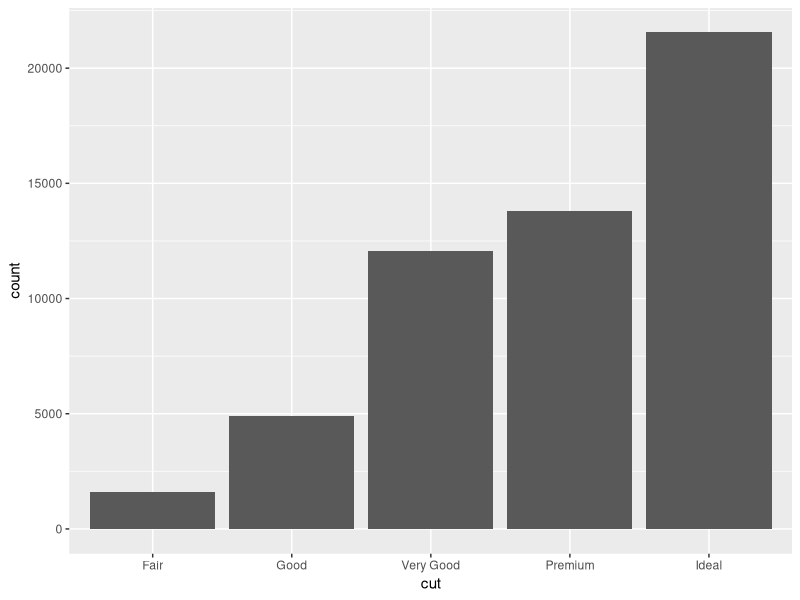
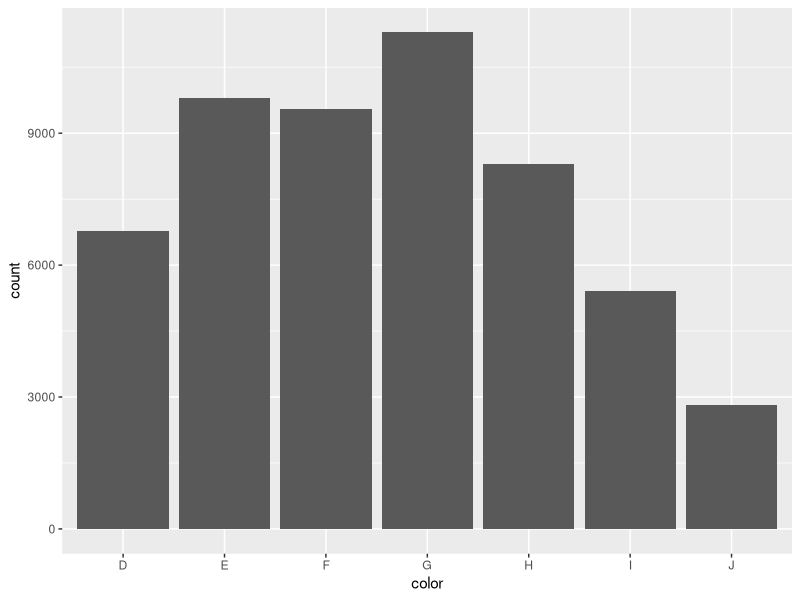
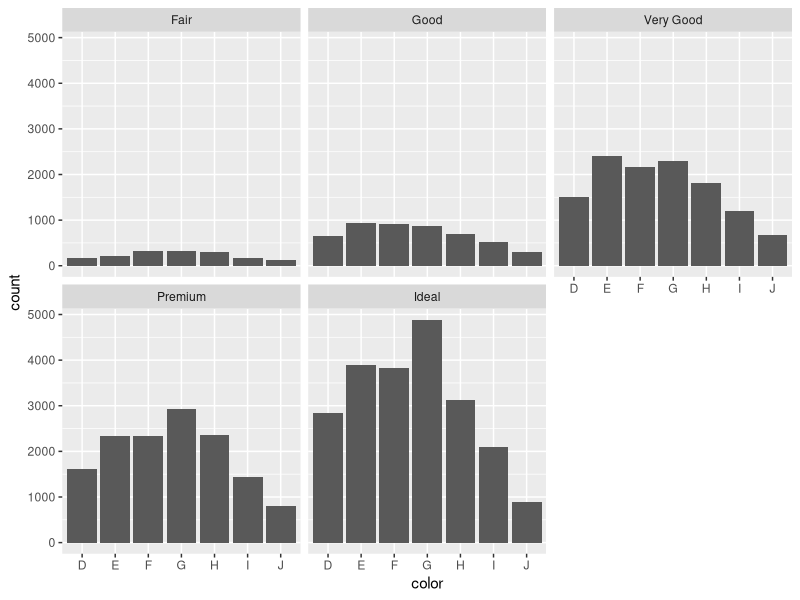
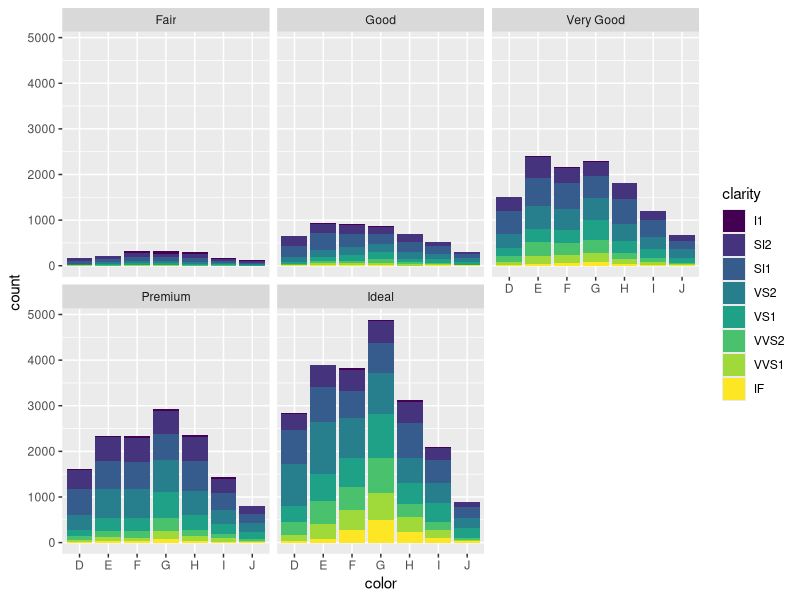
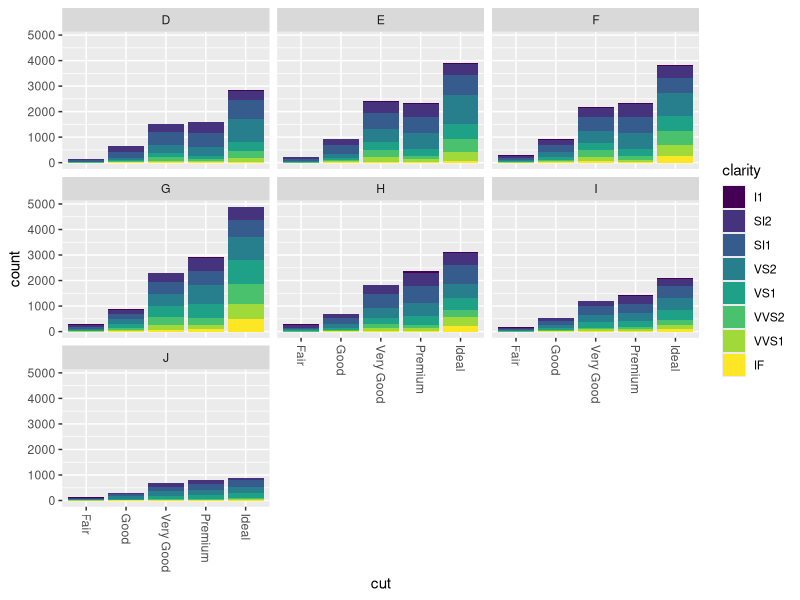
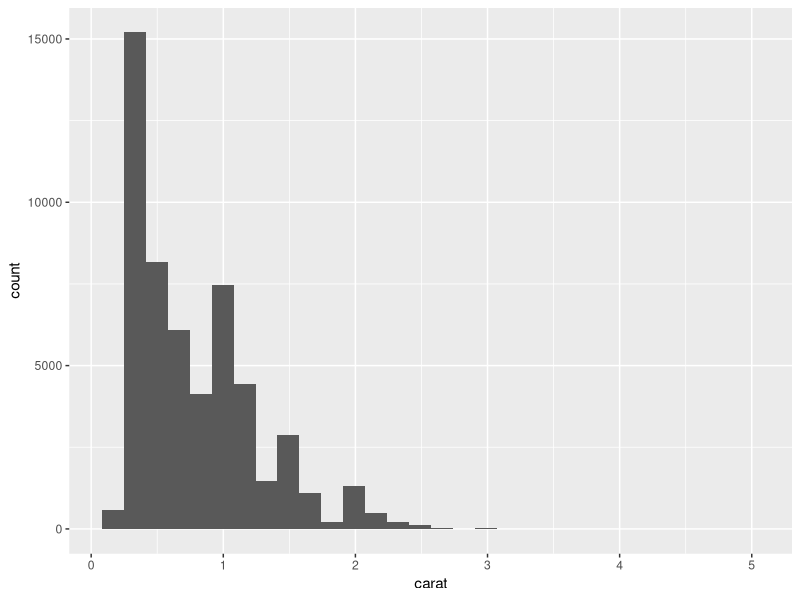
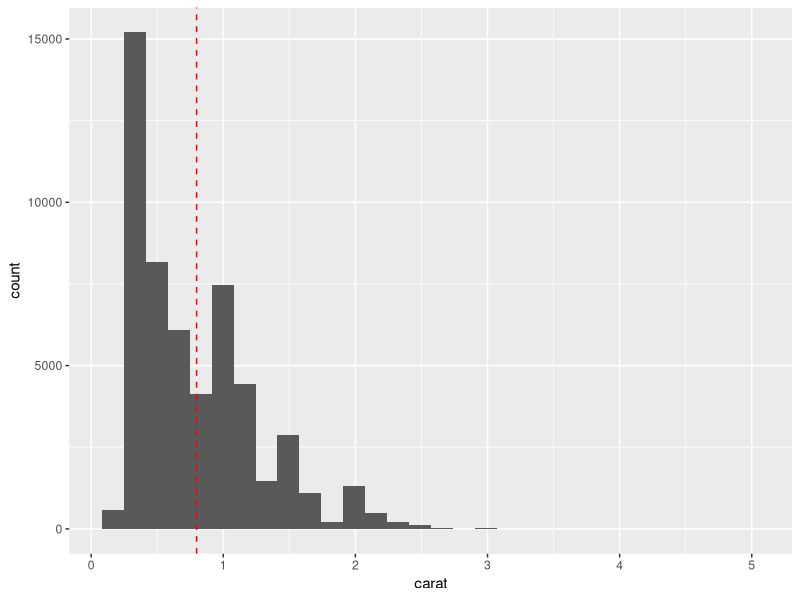
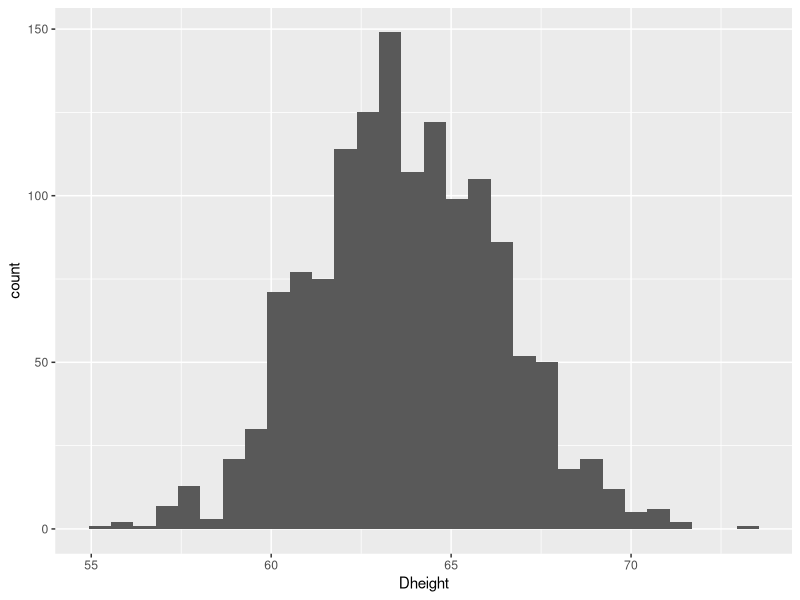

The R script that drew these images, in order:
## ---- chunk 1
library(tidyverse) 
library(gridExtra)
library(knitr) 
opts_chunk$set(
  tidy = FALSE,
  cache = FALSE,
  echo = TRUE,
  warning = FALSE,
  message = FALSE,
  dpi = 300,
  fig.align = "center",
  fig.width = 4,
  fig.height = 4
  )
## ---- chunk 2
df <- diamonds ## diamonds is a built-in data set
dim(df)
head(df)
## ---- chunk 3
names(df)
## ---- chunk 4
DiaCut <- df$cut
unique(DiaCut)
## ---- chunk 5
table(DiaCut)
## ---- chunk 6
g <- ggplot(data = df, aes(x = cut)) + 
  geom_bar() 
print(g)
## ---- chunk 7
unique(df$color)
## ---- chunk 8
table(df$color)
## ---- chunk 9
ggplot(df, aes(color)) + ## can omit 'data = ' and 'x = '
  geom_bar()
## ---- chunk 10
table(df$cut, df$color)
## ---- chunk 11
ggplot(df, aes(color)) + ## can omit 'data = ' and 'x = '
  geom_bar() +
  facet_wrap(~cut) #<<
## ---- chunk 12
ggplot(df, aes(color, fill = clarity)) + #<<
  geom_bar() +
  facet_wrap(~cut) 
## ---- chunk 13
ggplot(df, aes(cut, fill = clarity)) +
  geom_bar() +
  theme(axis.text.x = element_text(angle = -90, hjust = 0, vjust = 0.5)) +
  facet_wrap(~color) 
## ---- chunk 14
ggplot(df, aes(carat)) +
  geom_histogram()
## ---- chunk 15
ggplot(df, aes(carat)) +
  geom_histogram() +
  geom_vline(xintercept = mean(df$carat), lty = "dashed", color = "red")
## ---- chunk 16
d <- read.table(file = "heights.txt", header = TRUE, sep = " ")
mom <- d$Mheight
s <- sum(mom); n <- length(mom)
mom_height_mean <- s/n
print(mom_height_mean)
## ---- chunk 17
mean(mom) # mean() gives the mean of a vector
## ---- chunk 18
median(mom)
## ---- chunk 19
quantile(mom)
## ---- chunk 20
carat <- df$carat
mean(carat); median(carat)
## ---- chunk 21
quantile(carat)
## ---- chunk 22
quantile(carat, probs = 0.9)
## ---- chunk 23
var(mom) # var() gives the sample variance of a vector
## ---- chunk 24
v1 <- mom-mean(mom); v2 <- v1^2
sum(v2)/(length(mom)-1)
## ---- chunk 25
sd(mom) # sd() gives the sample standard deviation of a vector
## ---- chunk 26
ggplot(d, aes(Dheight)) + geom_histogram()
## ---- chunk 27
D_height <- d$Dheight
c(mean(D_height), median(D_height), var(D_height))
